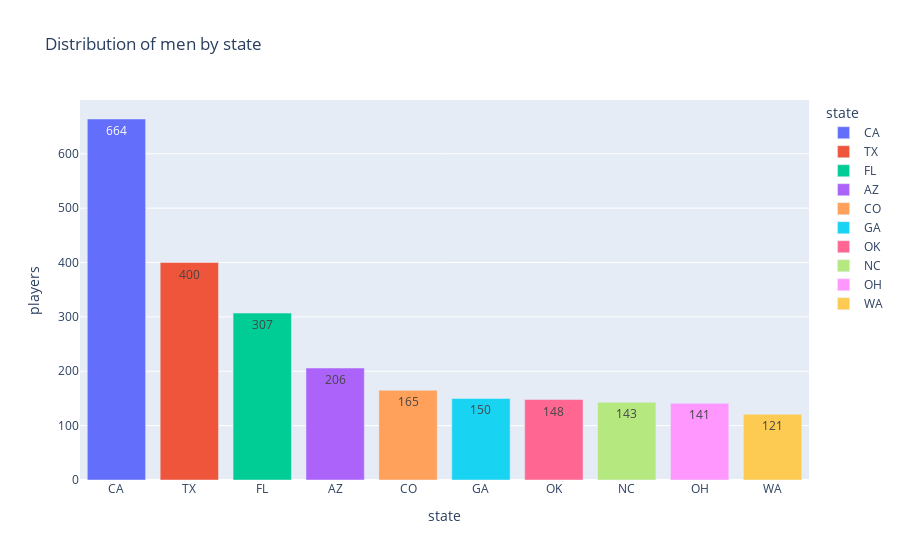

Source (notebook cell):
### Code cell
graph3 = df_data.loc[df_data['gender'] == 'M']
graph3 = graph3["state"].value_counts().iloc[:10]
graph3 = graph3.to_frame().reset_index()
graph3.columns = ["state", "players"]
fig = px.bar(graph3, x="state", y="players", color="state",  text='players', title="Distribution of men by state")

fig.show()

### Figure 1 — Plotly figure (JSON) as saved in the notebook; plotly's stock layout.template omitted (floating-point values rounded to 4 significant figures)
{"data": [{"alignmentgroup": "True", "hovertemplate": "state=%{x}<br>players=%{text}<extra></extra>", "legendgroup": "CA", "marker": {"color": "#636efa", "pattern": {"shape": ""}}, "name": "CA", "offsetgroup": "CA", "orientation": "v", "showlegend": true, "text": [664], "textposition": "auto", "type": "bar", "x": ["CA"], "xaxis": "x", "y": [664], "yaxis": "y"}, {"alignmentgroup": "True", "hovertemplate": "state=%{x}<br>players=%{text}<extra></extra>", "legendgroup": "TX", "marker": {"color": "#EF553B", "pattern": {"shape": ""}}, "name": "TX", "offsetgroup": "TX", "orientation": "v", "showlegend": true, "text": [400], "textposition": "auto", "type": "bar", "x": ["TX"], "xaxis": "x", "y": [400], "yaxis": "y"}, {"alignmentgroup": "True", "hovertemplate": "state=%{x}<br>players=%{text}<extra></extra>", "legendgroup": "FL", "marker": {"color": "#00cc96", "pattern": {"shape": ""}}, "name": "FL", "offsetgroup": "FL", "orientation": "v", "showlegend": true, "text": [307], "textposition": "auto", "type": "bar", "x": ["FL"], "xaxis": "x", "y": [307], "yaxis": "y"}, {"alignmentgroup": "True", "hovertemplate": "state=%{x}<br>players=%{text}<extra></extra>", "legendgroup": "AZ", "marker": {"color": "#ab63fa", "pattern": {"shape": ""}}, "name": "AZ", "offsetgroup": "AZ", "orientation": "v", "showlegend": true, "text": [206], "textposition": "auto", "type": "bar", "x": ["AZ"], "xaxis": "x", "y": [206], "yaxis": "y"}, {"alignmentgroup": "True", "hovertemplate": "state=%{x}<br>players=%{text}<extra></extra>", "legendgroup": "CO", "marker": {"color": "#FFA15A", "pattern": {"shape": ""}}, "name": "CO", "offsetgroup": "CO", "orientation": "v", "showlegend": true, "text": [165], "textposition": "auto", "type": "bar", "x": ["CO"], "xaxis": "x", "y": [165], "yaxis": "y"}, {"alignmentgroup": "True", "hovertemplate": "state=%{x}<br>players=%{text}<extra></extra>", "legendgroup": "GA", "marker": {"color": "#19d3f3", "pattern": {"shape": ""}}, "name": "GA", "offsetgroup": "GA", "orientation": "v", "showlegend": true, "text": [150], "textposition": "auto", "type": "bar", "x": ["GA"], "xaxis": "x", "y": [150], "yaxis": "y"}, {"alignmentgroup": "True", "hovertemplate": "state=%{x}<br>players=%{text}<extra></extra>", "legendgroup": "OK", "marker": {"color": "#FF6692", "pattern": {"shape": ""}}, "name": "OK", "offsetgroup": "OK", "orientation": "v", "showlegend": true, "text": [148], "textposition": "auto", "type": "bar", "x": ["OK"], "xaxis": "x", "y": [148], "yaxis": "y"}, {"alignmentgroup": "True", "hovertemplate": "state=%{x}<br>players=%{text}<extra></extra>", "legendgroup": "NC", "marker": {"color": "#B6E880", "pattern": {"shape": ""}}, "name": "NC", "offsetgroup": "NC", "orientation": "v", "showlegend": true, "text": [143], "textposition": "auto", "type": "bar", "x": ["NC"], "xaxis": "x", "y": [143], "yaxis": "y"}, {"alignmentgroup": "True", "hovertemplate": "state=%{x}<br>players=%{text}<extra></extra>", "legendgroup": "OH", "marker": {"color": "#FF97FF", "pattern": {"shape": ""}}, "name": "OH", "offsetgroup": "OH", "orientation": "v", "showlegend": true, "text": [141], "textposition": "auto", "type": "bar", "x": ["OH"], "xaxis": "x", "y": [141], "yaxis": "y"}, {"alignmentgroup": "True", "hovertemplate": "state=%{x}<br>players=%{text}<extra></extra>", "legendgroup": "WA", "marker": {"color": "#FECB52", "pattern": {"shape": ""}}, "name": "WA", "offsetgroup": "WA", "orientation": "v", "showlegend": true, "text": [121], "textposition": "auto", "type": "bar", "x": ["WA"], "xaxis": "x", "y": [121], "yaxis": "y"}], "layout": {"barmode": "relative", "legend": {"title": {"text": "state"}, "tracegroupgap": 0}, "title": {"text": "Distribution of men by state"}, "xaxis": {"anchor": "y", "categoryarray": ["CA", "TX", "FL", "AZ", "CO", "GA", "OK", "NC", "OH", "WA"], "categoryorder": "array", "domain": [0, 1], "title": {"text": "state"}}, "yaxis": {"anchor": "x", "domain": [0, 1], "title": {"text": "players"}}}}
